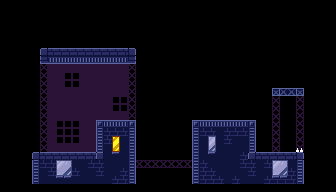

A 2D game scene composited from a Tiled map and its tileset images. What follows is a short description and the map's XML, with each tile layer's data collapsed to a summary:
An orthogonal 42x24 tile map with 8x8 px tiles, 5 tile layers (Background, Ground, Foreground, Props, ...) and 11 objects.

<map version="1.10" tiledversion="1.10.2" orientation="orthogonal" renderorder="right-down" width="42" height="24" tilewidth="8" tileheight="8" infinite="0" nextlayerid="10" nextobjectid="132">
 <tileset firstgid="1" name="Tileset" tilewidth="8" tileheight="8" tilecount="125" columns="25">
  <image source="../../Tileset.png" width="203" height="40" />
 </tileset>
 <layer id="9" name="Background" width="42" height="24">
  <data>[1008 cells, 133 non-empty, 5 distinct tile ids]</data>
 </layer>
 <layer id="1" name="Ground" width="42" height="24">
  <data>[1008 cells, 188 non-empty, 25 distinct tile ids]</data>
 </layer>
 <layer id="8" name="Foreground" width="42" height="24">
  <data>[1008 cells, 18 non-empty, 9 distinct tile ids]</data>
 </layer>
 <layer id="6" name="Props" width="42" height="24">
  <data>[1008 cells, 0 non-empty, 0 distinct tile ids]</data>
 </layer>
 <layer id="7" name="Spikes" width="42" height="24">
  <data>[1008 cells, 1 non-empty, 1 distinct tile ids]</data>
 </layer>
 <objectgroup id="2" name="Ground">
  <object id="123" x="328" y="0" width="8" height="184" />
  <object id="124" x="0" y="0" width="8" height="184" />
  <object id="125" x="272" y="88" width="32" height="8" />
  <object id="126" x="192" y="120" width="64" height="64" />
  <object id="127" x="256" y="152" width="48" height="32" />
  <object id="128" x="96" y="120" width="40" height="64" />
  <object id="129" x="32" y="152" width="64" height="32" />
  <object id="130" x="40" y="48" width="96" height="16" />
 </objectgroup>
 <objectgroup id="3" name="Spikes">
  <object id="119" x="0" y="184" width="320" height="8" />
  <object id="122" x="320" y="184" width="16" height="8" />
  <object id="131" x="296" y="147.938" width="8" height="4.0625" />
 </objectgroup>
 <objectgroup id="4" name="Platform" />
 <objectgroup id="5" name="Collectibles" />
</map>
